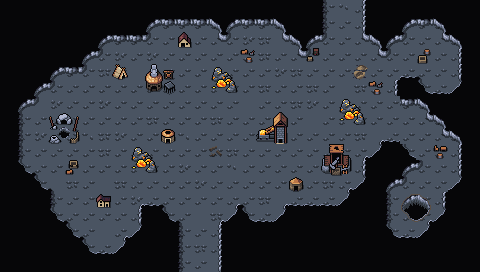

This game map was drawn from its Tiled (.tmx) file and the tilesets committed beside it. A one-line description and the trimmed map source follow:
An orthogonal 30x17 tile map with 16x16 px tiles, 5 tile layers (Collision, Background, Background 2, Walls, ...), 2 tilesets and 9 objects.

<map version="1.5" tiledversion="1.7.2" orientation="orthogonal" renderorder="right-down" width="30" height="17" tilewidth="16" tileheight="16" infinite="0" nextlayerid="8" nextobjectid="63">
 <editorsettings>
  <export target="wastetown..tmx" format="tmx" />
 </editorsettings>
 <tileset firstgid="1" source="../tileset/main.tsx" />
 <tileset firstgid="3477" source="../tileset/buildings.tsx" />
 <layer id="6" name="Collision" width="30" height="17">
  <data>[510 cells, 28 non-empty, 7 distinct tile ids]</data>
 </layer>
 <layer id="1" name="Background" width="30" height="17">
  <data>[510 cells, 510 non-empty, 1 distinct tile ids]</data>
 </layer>
 <layer id="7" name="Background 2" width="30" height="17">
  <data>[510 cells, 493 non-empty, 2 distinct tile ids]</data>
 </layer>
 <layer id="2" name="Walls" width="30" height="17">
  <data>[510 cells, 295 non-empty, 15 distinct tile ids]</data>
 </layer>
 <layer id="3" name="Clutter" width="30" height="17">
  <properties>
   <property name="spriteLayer" type="bool" value="true" />
  </properties>
  <data>[510 cells, 80 non-empty, 38 distinct tile ids]</data>
 </layer>
 <objectgroup id="4" name="Objects">
  <object id="38" template="../obj/entry_up.tx" x="194" y="273.333" />
  <object id="49" template="../obj/enemy.tx" x="96.333" y="146.167">
   <properties>
    <property name="enemy" value="Goblin" />
   </properties>
  </object>
  <object id="51" template="../obj/enemy.tx" x="336.149" y="37.3715">
   <properties>
    <property name="enemy" value="Goblin Chief" />
   </properties>
  </object>
  <object id="53" template="../obj/enemy.tx" x="192.167" y="208.166">
   <properties>
    <property name="enemy" value="Goblin Warrior" />
   </properties>
  </object>
  <object id="56" template="../obj/enemy.tx" x="346.167" y="57.5">
   <properties>
    <property name="enemy" value="Goblin" />
   </properties>
  </object>
  <object id="57" template="../obj/enemy.tx" x="325.833" y="57.834">
   <properties>
    <property name="enemy" value="Goblin" />
   </properties>
  </object>
  <object id="58" template="../obj/enemy.tx" x="336.333" y="50.5">
   <properties>
    <property name="enemy" value="Goblin" />
   </properties>
  </object>
  <object id="59" template="../obj/door_down.tx" x="336.5" y="16.5">
   <properties>
    <property name="teleport" value="maps/map/cave_18C.tmx" />
    <property name="teleportObjectId" value="60" />
   </properties>
  </object>
  <object id="60" template="../obj/enemy.tx" x="424" y="188.333">
   <properties>
    <property name="enemy" value="Goblin" />
   </properties>
  </object>
 </objectgroup>
</map>
